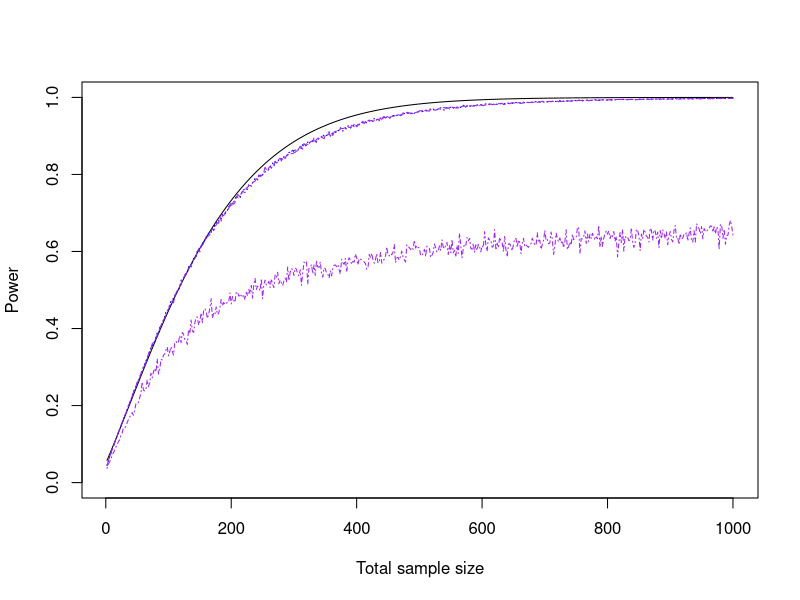

The R source for this figure:


lambda1 = -log(0.6)/5
lambda2 = -log(0.8)/5
theta = log(lambda2/lambda1)
alpha = 0.05
N1 = 200
N2 = 200
T = 5
R = 3
P1e = 1-(exp(-lambda1*(T-R))-exp(-lambda1*T))/(lambda1*R)
P2e = 1-(exp(-lambda2*(T-R))-exp(-lambda2*T))/(lambda2*R)
N1vec = seq(1:500)
N2vec = seq(1:500)
power = vector(length=500)

powerfunc = function(N1, N2){
  pnorm(-theta/(sqrt(1/(N1*P1e)+1/(N2*P2e)))-qnorm(alpha/2), lower.tail = F)+pnorm(theta/(sqrt(1/(N1*P1e)+1/(N2*P2e)))-qnorm(alpha/2), lower.tail = F)
}

for (i in 1:500){
power[i] = powerfunc(N1vec[i], N2vec[i])  
}
plot(power, type="l", ylim=c(0,1), xaxt="n", xlab="Total sample size", ylab="Power")
axis(1, at=seq(0,500,by=100), labels = seq(0,1000, by=200))

#Assurance methods now
assurancefunc1 = function(N1, N2){
  M = 1000
  T = 5
  R = 3
  assurance = vector(length=M)
  for (j in 1:M){
    S1 = rbeta(1, 60, 40)
    rho = rnorm(1, 0.2, sqrt(0.001))
    S2 = S1+rho
    lambda1 = -log(S1)/5
    lambda2 = -log(S2)/5
    theta = log(lambda2/lambda1)
    P1e = 1-(exp(-lambda1*(T-R))-exp(-lambda1*T))/(lambda1*R)
    P2e = 1-(exp(-lambda2*(T-R))-exp(-lambda2*T))/(lambda2*R)
    assurance[j] = pnorm(theta/(sqrt(1/(N1*P1e)+1/(N2*P2e)))-qnorm(alpha/2), lower.tail = F)
  }
  assurance = na.omit(assurance)
  mean(assurance)  
}


ass1 = vector(length=500)
for (i in 1:500){
  ass1[i] = assurancefunc1(N1vec[i], N2vec[i])  
}
lines(ass1, lty=3, col="blue")

###

#Assurance methods now
assurancefunc2 = function(N1, N2){
  M = 1000
  T = 5
  R = 3
  assurance = vector(length=M)
  for (j in 1:M){
    S1 = rbeta(1, 60, 40)
    rho = rnorm(1, 0.2, sqrt(0.05))
    S2 = S1+rho
    lambda1 = -log(S1)/5
    lambda2 = -log(S2)/5
    theta = log(lambda2/lambda1)
    P1e = 1-(exp(-lambda1*(T-R))-exp(-lambda1*T))/(lambda1*R)
    P2e = 1-(exp(-lambda2*(T-R))-exp(-lambda2*T))/(lambda2*R)
    assurance[j] = pnorm(theta/(sqrt(1/(N1*P1e)+1/(N2*P2e)))-qnorm(alpha/2), lower.tail = F)
  }
  assurance = na.omit(assurance)
  mean(assurance)  
}


ass2 = vector(length=500)
for (i in 1:500){
  ass2[i] = assurancefunc2(N1vec[i], N2vec[i])  
}
lines(ass2, lty=4, col="purple")
ass2
###
#Assurance methods now
assurancefunc3 = function(N1, N2){
  M = 1000
  T = 5
  R = 3
  assurance = vector(length=M)
  for (j in 1:M){
    S1 = rbeta(1, 60, 40)
    rho = rnorm(1, 0.3, sqrt(0.005))
    S2 = S1+rho
    lambda1 = -log(S1)/5
    lambda2 = -log(S2)/5
    theta = log(lambda2/lambda1)
    P1e = 1-(exp(-lambda1*(T-R))-exp(-lambda1*T))/(lambda1*R)
    P2e = 1-(exp(-lambda2*(T-R))-exp(-lambda2*T))/(lambda2*R)
    assurance[j] = pnorm(theta/(sqrt(1/(N1*P1e)+1/(N2*P2e)))-qnorm(alpha/2), lower.tail = F)
  }
  assurance = na.omit(assurance)
  mean(assurance)  
}


ass3 = vector(length=500)
for (i in 1:500){
  ass3[i] = assurancefunc1(N1vec[i], N2vec[i])  
}
lines(ass3, lty=5, col="purple")








